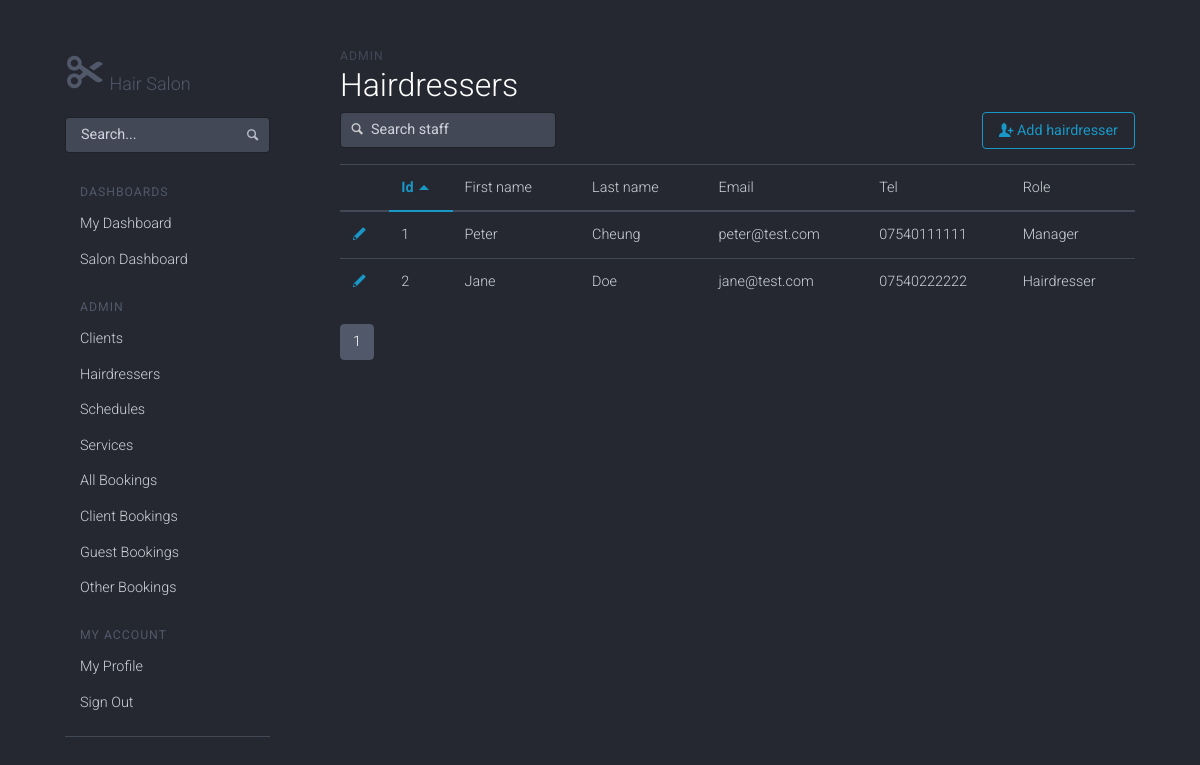
/admin/hairdressers.php (signed in), run on the app's committed database.
### tables this page shows
CREATE TABLE users (
    id INT AUTO_INCREMENT PRIMARY KEY,
    first_name VARCHAR(45) NOT NULL,
    last_name VARCHAR(45) NOT NULL,
    email VARCHAR(90) UNIQUE NOT NULL,
    password VARCHAR(255) NOT NULL,
    tel VARCHAR(30) NOT NULL,
    gender INT NOT NULL,
    role_id INT NOT NULL,
    created_at TIMESTAMP DEFAULT '0000-00-00 00:00:00',
    changed_at TIMESTAMP DEFAULT NOW() ON UPDATE CURRENT_TIMESTAMP,
    FOREIGN KEY(role_id) REFERENCES roles(id)
);

### admin/includes/class_database.php (called while the page is built, shortened)
<?php
class Database {
  public $connection;
  public function open_db_connection() {
    $this->connection = new mysqli(DB_HOST, DB_USER, DB_PASS, DB_NAME);
  }
  public function query($sql) {
    $result = $this->connection->query($sql);
    return $result;
  }
  public function escape_string($string) {
    $escaped_string = $this->connection->real_escape_string($string);
    return $escaped_string;
  }
}
$database = new Database();
?>

### admin/includes/class_user.php (called while the page is built, shortened)
<?php
class User extends Db_object {
  protected static $db_table = "users";
  public static function count_by_role($role_id) {
    global $database;
    $role_id = $database->escape_string($role_id);
    $sql = "SELECT COUNT(*) FROM " . self::$db_table . " WHERE ";
    $sql .= "role_id = '{$role_id}'";
    $result_set = $database->query($sql);
    $row = mysqli_fetch_array($result_set);
    return array_shift($row);
  }
}
?>

### admin/includes/class_paginate.php (called while the page is built, shortened)
<?
class Paginate {
  public $current_page;
  public $items_per_page;
  public $items_total_count;
  public function __construct($page=1, $items_per_page=20, $items_total_count=0) {
    $this->current_page = (int)$page;
    $this->items_per_page = (int)$items_per_page;
    $this->items_total_count = (int)$items_total_count;
  }
  public function total_pages() {
    return ceil($this->items_total_count / $this->items_per_page);
  }
  public function offset() {
    return ($this->current_page - 1) * $this->items_per_page;
  }
}
?>

### admin/includes/class_db_object.php (called while the page is built, shortened)
<?php
abstract class Db_object {
  public static function find_by_query($sql) {
    global $database;
    $result_set = $database->query($sql);
    $the_object_array = array();
    while ($row = mysqli_fetch_array($result_set)) {
      $the_object_array[] = static::instantiate($row);
    }
    return $the_object_array;
  }
  private function has_attribute($the_attribute) {
    $object_properties = get_object_vars($this);
    return array_key_exists($the_attribute, $object_properties);
  }
  public static function instantiate($the_record) {
    $the_object = new $calling_class;
    foreach ($the_record as $the_attribute => $value) {
      if ($the_object->has_attribute($the_attribute)) {
        $the_object->$the_attribute = $value;
      }
    }
    return $the_object;
  }
}
?>

### admin/includes/class_hairdresser.php (called while the page is built)
<?php
class Hairdresser extends User {
  public function role_name() {
    if ($this->role_id == 1) {
      return "Manager";
    } elseif ($this->role_id == 2) {
      return "Hairdresser";
    } else {
      return "Not staff!";
    }
  }
}
?>

### admin/hairdressers.php (the view, shortened to what this page needs)
<?php include("includes/header.php"); ?>
<?php
$page = !empty($_GET['page']) ? (int)$_GET['page'] : 1;
$items_per_page = 10;
$items_total_count = User::count_by_role(1) + User::count_by_role(2);
$paginate = new Paginate($page, $items_per_page, $items_total_count);
$sql = "SELECT * FROM users WHERE ";
$sql .= "role_id=1 OR role_id=2 ";
$sql .= "LIMIT {$items_per_page} ";
$sql .= "OFFSET {$paginate->offset()}";
$hairdressers = Hairdresser::find_by_query($sql);
?>
    <div class="col-md-9 content">
      <div class="dashhead">
        <div class="dashhead-titles">
          <h6 class="dashhead-subtitle">Admin</h6>
          <h2 class="dashhead-title">Hairdressers</h2>
        </div>
      </div>
      <div class="flextable table-actions">
        <div class="flextable-item flextable-primary">
          <div class="btn-toolbar-item input-with-icon">
            <input type="text" class="form-control input-block" placeholder="Search staff">
            <span class="icon icon-magnifying-glass"></span>
          </div>
        </div>
        <div class="flextable-item">
          <div class="btn-group">
            <button type="button" class="btn btn-outline-primary" onclick="window.location='hairdresser_add.php'">
              <span class="icon icon-add-user"></span> Add hairdresser
            </button>
          </div>
        </div>
      </div>
      <div class="table-responsive">
        <table class="table table-hover" data-sort="table">
          <thead>
            <tr>
              <th></th>
              <th>Id</th>
              <th>First name</th>
              <th>Last name</th>
              <th>Email</th>
              <th>Tel</th>
              <th>Role</th>
            </tr>
          </thead>
          <tbody>
          <?php foreach ($hairdressers as $hairdresser) : ?>
            <tr>
              <td><a href="hairdresser_edit.php?id=<?php echo $hairdresser->id; ?>"><span class="icon icon-edit"></span></a></td>
              <td><?php echo $hairdresser->id; ?></td>
              <td><?php echo $hairdresser->first_name; ?></td>
              <td><?php echo $hairdresser->last_name; ?></td>
              <td><?php echo $hairdresser->email; ?></td>
              <td><?php echo $hairdresser->tel; ?></td>
              <td><?php echo $hairdresser->role_name() ?></td>
            </tr>
          <?php endforeach; ?>
          </tbody>
        </table>
      </div>
      <div class="text-center">
        <nav>
          <ul class="pagination">
          <?php
          for ($i=1; $i <= $paginate->total_pages(); $i++) {
            if($i == $paginate->current_page) {
              echo "<li class='page-item active'><a class='page-link' href='hairdressers.php?page={$i}'>{$i}</a></li>";
            } else {
              echo "<li class='page-item'><a class='page-link' href='hairdressers.php?page={$i}'>{$i}</a></li>";
            }
          }
          ?>
          </ul>
        </nav>
      </div>
      </div>
<?php include("includes/footer.php"); ?>

### admin/assets/css/application.css (style rules this page uses)
body { padding-top: 20px; padding-bottom: 20px; }
@media (min-width: 768px) { body { padding-top: 50px; padding-bottom: 50px; } }
h1, h2, h3, h4, h5, h6, .h1, .h2, .h3, .h4, .h5, .h6 { margin-top: 0; }

### admin/includes/header.php (style rules this page uses)
body { width: 1px; min-width: 100%; *width: 100%; }

### data on the page
users: id "1", first_name "Peter", last_name "Cheung", email "peter@test.com", tel "07540111111", role "Manager"
users: id "2", first_name "Jane", last_name "Doe", email "jane@test.com", tel "07540222222", role "Hairdresser"
